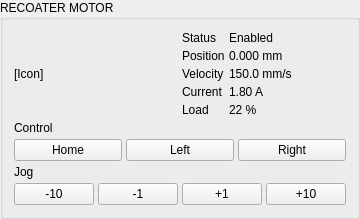
             <widget class="QGroupBox" name="gb_motor_recoater">
              <property name="sizePolicy">
               <sizepolicy hsizetype="Expanding" vsizetype="Expanding">
                <horstretch>0</horstretch>
                <verstretch>0</verstretch>
               </sizepolicy>
              </property>
              <property name="title">
               <string>RECOATER MOTOR</string>
              </property>
              <layout class="QVBoxLayout">
               <property name="spacing">
                <number>4</number>
               </property>
               <item>
                <layout class="QHBoxLayout">
                 <property name="spacing">
                  <number>4</number>
                 </property>
                 <item>
                  <widget class="QLabel" name="label">
                   <property name="text">
                    <string>[Icon]</string>
                   </property>
                  </widget>
                 </item>
                 <item>
                  <layout class="QFormLayout">
                   <property name="horizontalSpacing">
                    <number>4</number>
                   </property>
                   <property name="verticalSpacing">
                    <number>4</number>
                   </property>
                   <item row="0" column="0">
                    <widget class="QLabel" name="label">
                     <property name="text">
                      <string>Status</string>
                     </property>
                    </widget>
                   </item>
                   <item row="0" column="1">
                    <widget class="QLabel" name="label">
                     <property name="text">
                      <string>Enabled</string>
                     </property>
                    </widget>
                   </item>
                   <item row="1" column="0">
                    <widget class="QLabel" name="label">
                     <property name="text">
                      <string>Position</string>
                     </property>
                    </widget>
                   </item>
                   <item row="1" column="1">
                    <widget class="QLabel" name="label">
                     <property name="text">
                      <string>0.000 mm</string>
                     </property>
                    </widget>
                   </item>
                   <item row="2" column="0">
                    <widget class="QLabel" name="label">
                     <property name="text">
                      <string>Velocity</string>
                     </property>
                    </widget>
                   </item>
                   <item row="2" column="1">
                    <widget class="QLabel" name="label">
                     <property name="text">
                      <string>150.0 mm/s</string>
                     </property>
                    </widget>
                   </item>
                   <item row="3" column="0">
                    <widget class="QLabel" name="label">
                     <property name="text">
                      <string>Current</string>
                     </property>
                    </widget>
                   </item>
                   <item row="3" column="1">
                    <widget class="QLabel" name="label">
                     <property name="text">
                      <string>1.80 A</string>
                     </property>
                    </widget>
                   </item>
                   <item row="4" column="0">
                    <widget class="QLabel" name="label">
                     <property name="text">
                      <string>Load</string>
                     </property>
                    </widget>
                   </item>
                   <item row="4" column="1">
                    <widget class="QLabel" name="label">
                     <property name="text">
                      <string>22 %</string>
                     </property>
                    </widget>
                   </item>
                  </layout>
                 </item>
                </layout>
               </item>
               <item>
                <widget class="QLabel" name="label">
                 <property name="text">
                  <string>Control</string>
                 </property>
                </widget>
               </item>
               <item>
                <layout class="QHBoxLayout">
                 <property name="spacing">
                  <number>4</number>
                 </property>
                 <item>
                  <widget class="QPushButton" name="pushButton">
                   <property name="minimumSize">
                    <size>
                     <width>0</width>
                     <height>20</height>
                    </size>
                   </property>
                   <property name="text">
                    <string>Home</string>
                   </property>
                  </widget>
                 </item>
                 <item>
                  <widget class="QPushButton" name="pushButton">
                   <property name="minimumSize">
                    <size>
                     <width>0</width>
                     <height>20</height>
                    </size>
                   </property>
                   <property name="text">
                    <string>Left</string>
                   </property>
                  </widget>
                 </item>
                 <item>
                  <widget class="QPushButton" name="pushButton">
                   <property name="minimumSize">
                    <size>
                     <width>0</width>
                     <height>20</height>
                    </size>
                   </property>
                   <property name="text">
                    <string>Right</string>
                   </property>
                  </widget>
                 </item>
                </layout>
               </item>
               <item>
                <widget class="QLabel" name="label">
                 <property name="text">
                  <string>Jog</string>
                 </property>
                </widget>
               </item>
               <item>
                <layout class="QHBoxLayout">
                 <property name="spacing">
                  <number>4</number>
                 </property>
                 <item>
                  <widget class="QPushButton" name="pushButton">
                   <property name="minimumSize">
                    <size>
                     <width>0</width>
                     <height>20</height>
                    </size>
                   </property>
                   <property name="text">
                    <string>-10</string>
                   </property>
                  </widget>
                 </item>
                 <item>
                  <widget class="QPushButton" name="pushButton">
                   <property name="minimumSize">
                    <size>
                     <width>0</width>
                     <height>20</height>
                    </size>
                   </property>
                   <property name="text">
                    <string>-1</string>
                   </property>
                  </widget>
                 </item>
                 <item>
                  <widget class="QPushButton" name="pushButton">
                   <property name="minimumSize">
                    <size>
                     <width>0</width>
                     <height>20</height>
                    </size>
                   </property>
                   <property name="text">
                    <string>+1</string>
                   </property>
                  </widget>
                 </item>
                 <item>
                  <widget class="QPushButton" name="pushButton">
                   <property name="minimumSize">
                    <size>
                     <width>0</width>
                     <height>20</height>
                    </size>
                   </property>
                   <property name="text">
                    <string>+10</string>
                   </property>
                  </widget>
                 </item>
                </layout>
               </item>
              </layout>
             </widget>
